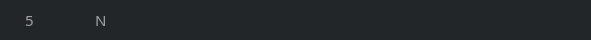
    <widget class="QGroupBox" name="RFIDgroupBox2_4">
     <property name="geometry">
      <rect>
       <x>6</x>
       <y>222</y>
       <width>591</width>
       <height>40</height>
      </rect>
     </property>
     <property name="styleSheet">
      <string notr="true">background-color: rgb(35, 38, 41);
border: 1px solid rgb(35, 38, 41);
border-radius: 17px</string>
     </property>
     <property name="title">
      <string/>
     </property>
     <widget class="QLabel" name="Rfidshno5">
      <property name="geometry">
       <rect>
        <x>20</x>
        <y>12</y>
        <width>21</width>
        <height>16</height>
       </rect>
      </property>
      <property name="font">
       <font>
        <family>AppleSDGothicNeoB00</family>
        <pointsize>11</pointsize>
        <weight>50</weight>
        <bold>false</bold>
       </font>
      </property>
      <property name="styleSheet">
       <string notr="true">color: rgb(159, 161, 162);</string>
      </property>
      <property name="text">
       <string>5</string>
      </property>
     </widget>
     <widget class="QLabel" name="RFIDaidm5">
      <property name="geometry">
       <rect>
        <x>90</x>
        <y>12</y>
        <width>41</width>
        <height>16</height>
       </rect>
      </property>
      <property name="font">
       <font>
        <family>AppleSDGothicNeoB00</family>
        <pointsize>11</pointsize>
        <weight>50</weight>
        <bold>false</bold>
       </font>
      </property>
      <property name="styleSheet">
       <string notr="true">color: rgb(159, 161, 162);</string>
      </property>
      <property name="text">
       <string>N</string>
      </property>
     </widget>
     <widget class="QLabel" name="M05IPlb">
      <property name="geometry">
       <rect>
        <x>290</x>
        <y>12</y>
        <width>121</width>
        <height>20</height>
       </rect>
      </property>
      <property name="font">
       <font>
        <family>AppleSDGothicNeoB00</family>
        <pointsize>11</pointsize>
        <weight>50</weight>
        <bold>false</bold>
       </font>
      </property>
      <property name="styleSheet">
       <string notr="true">color: rgb(159, 161, 162);</string>
      </property>
      <property name="text">
       <string/>
      </property>
     </widget>
     <widget class="QLabel" name="RFIDnote5">
      <property name="geometry">
       <rect>
        <x>410</x>
        <y>12</y>
        <width>151</width>
        <height>20</height>
       </rect>
      </property>
      <property name="font">
       <font>
        <family>AppleSDGothicNeoB00</family>
        <pointsize>11</pointsize>
        <weight>50</weight>
        <bold>false</bold>
       </font>
      </property>
      <property name="styleSheet">
       <string notr="true">color: rgb(159, 161, 162);</string>
      </property>
      <property name="text">
       <string/>
      </property>
     </widget>
     <widget class="QLabel" name="StateM05lb">
      <property name="geometry">
       <rect>
        <x>210</x>
        <y>10</y>
        <width>31</width>
        <height>21</height>
       </rect>
      </property>
      <property name="text">
       <string/>
      </property>
     </widget>
    </widget>
